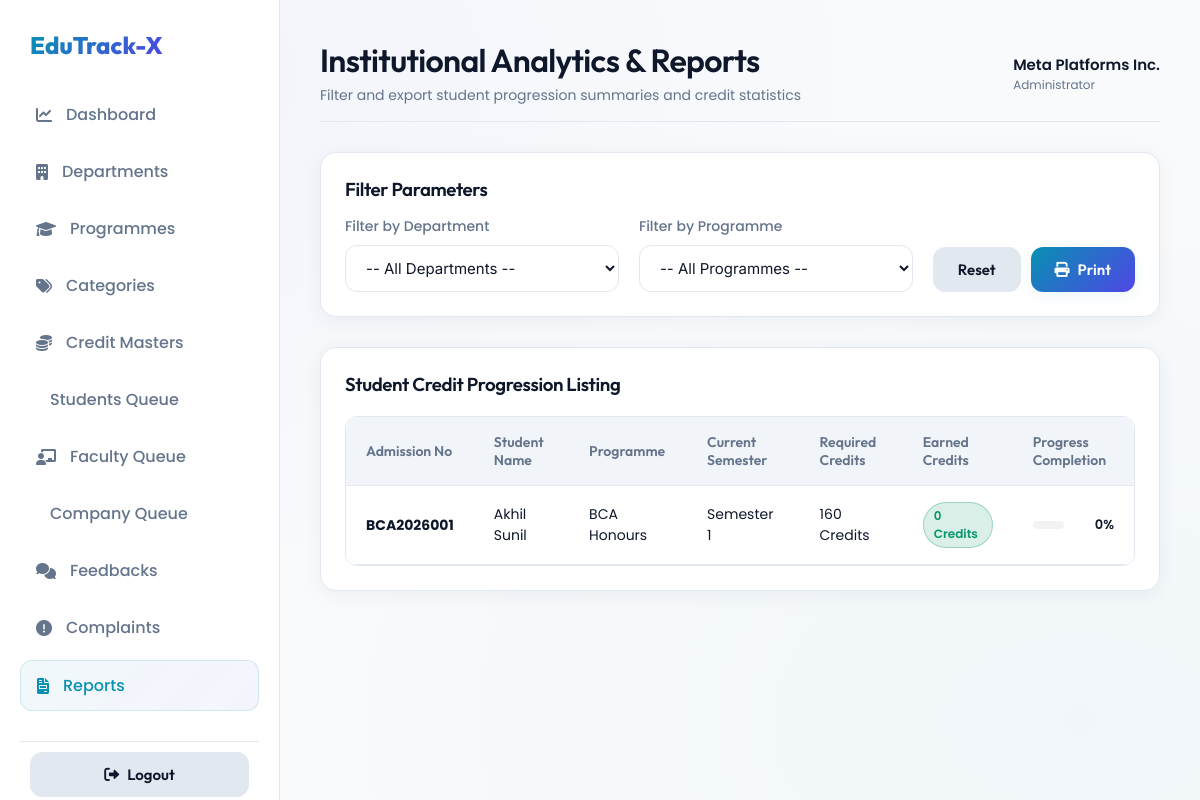
/Administrator/ReportGenerator/ (signed in), run on the app's committed database.
### Guest/models.py (models this page shows)
class tbl_student(models.Model):
    student_id = models.AutoField(primary_key=True)
    programme = models.ForeignKey(tbl_programme, on_delete=models.CASCADE)
    student_name = models.CharField(max_length=100)
    student_gender = models.CharField(max_length=20)
    student_dob = models.DateField()
    student_email = models.EmailField(max_length=100, unique=True)
    student_contact = models.CharField(max_length=20)
    student_address = models.TextField()
    student_admissionno = models.CharField(max_length=50, unique=True)
    student_semester = models.IntegerField(default=1)
    student_photo = models.FileField(upload_to='Assets/StudentDocs/', null=True, blank=True)
    student_password = models.CharField(max_length=60)
    student_status = models.IntegerField(default=0) # 0 = Pending, 1 = Active/Approved, 2 = Rejected
    student_date = models.DateField(auto_now_add=True)

### Administrator/models.py (models this page shows)
class tbl_programme(models.Model):
    programme_id = models.AutoField(primary_key=True)
    department = models.ForeignKey(tbl_department, on_delete=models.CASCADE)
    programme_name = models.CharField(max_length=100)
    programme_duration = models.IntegerField() # Duration in Semesters (e.g. 8)
    programme_totalcredit = models.IntegerField() # Total credits required (e.g. 160)
    programme_status = models.IntegerField(default=1) # 1 = Active, 0 = Inactive

### Administrator/views.py (the view)
# urls.py: path('ReportGenerator/', views.ReportGenerator, name='ReportGenerator'),
def ReportGenerator(request):
    if 'aid' not in request.session:
        return redirect('Guest:Login')
    departments = tbl_department.objects.all()
    programmes = tbl_programme.objects.all()
    dept_filter = request.GET.get('sel_dept')
    prog_filter = request.GET.get('sel_prog')
    students = tbl_student.objects.filter(student_status=1)
    if prog_filter:
        students = students.filter(programme_id=prog_filter)
    elif dept_filter:
        students = students.filter(programme__department_id=dept_filter)
    report_data = []
    for s in students:
        total_earned = tbl_studentcredit.objects.filter(student=s).aggregate(total=Sum('studentcredit_credit'))['total'] or 0
        report_data.append({
            'student': s,
            'earned_credits': total_earned,
            'required_credits': s.programme.programme_totalcredit,
            'completion_rate': min(100, round((total_earned / s.programme.programme_totalcredit) * 100)) if s.programme.programme_totalcredit > 0 else 0
        })
    context = {
        'departments': departments,
        'programmes': programmes,
        'report_data': report_data,
        'selected_dept': int(dept_filter) if dept_filter else None,
        'selected_prog': int(prog_filter) if prog_filter else None
    }
    return render(request, 'Administrator/ReportGenerator.html', context)

### Administrator/Templates/Administrator/ReportGenerator.html (shortened to what this page needs)
{% extends 'Administrator/AdminBase.html' %}
{% block header_title %}Institutional Analytics & Reports{% endblock %}
{% block header_subtitle %}Filter and export student progression summaries and credit statistics{% endblock %}
{% block active_report %}active{% endblock %}
{% block content %}
<div class="glass-card" style="margin-bottom: 30px;">
    <h3>Filter Parameters</h3>
    <form action="" method="get" style="margin-top: 15px; display: grid; grid-template-columns: 2fr 2fr 1fr; gap: 20px; align-items: flex-end;">
        <div class="form-group" style="margin-bottom: 0;">
            <label class="form-label" for="sel_dept">Filter by Department</label>
            <select name="sel_dept" id="sel_dept" onchange="this.form.submit()">
                <option value="">-- All Departments --</option>
            </select>
        </div>
        <div class="form-group" style="margin-bottom: 0;">
            <label class="form-label" for="sel_prog">Filter by Programme</label>
            <select name="sel_prog" id="sel_prog" onchange="this.form.submit()">
                <option value="">-- All Programmes --</option>
            </select>
        </div>
        <div style="display: flex; gap: 10px;">
            <a href="{% url 'Administrator:ReportGenerator' %}" class="btn btn-secondary" style="width: 100%; text-align: center;">Reset</a>
            <button type="button" class="btn btn-primary" onclick="window.print()"><i class="fa-solid fa-print"></i> Print</button>
        </div>
    </form>
</div>
<div class="glass-card">
    <h3 style="margin-bottom: 20px;">Student Credit Progression Listing</h3>
    {% if report_data %}
    <div class="custom-table-container">
        <table class="custom-table">
            <thead>
                <tr>
                    <th>Admission No</th>
                    <th>Student Name</th>
                    <th>Programme</th>
                    <th>Current Semester</th>
                    <th>Required Credits</th>
                    <th>Earned Credits</th>
                    <th>Progress Completion</th>
                </tr>
            </thead>
            <tbody>
                {% for row in report_data %}
                <tr>
                    <td><strong>{{ row.student.student_admissionno }}</strong></td>
                    <td>{{ row.student.student_name }}</td>
                    <td>{{ row.student.programme.programme_name }}</td>
                    <td>Semester {{ row.student.student_semester }}</td>
                    <td>{{ row.required_credits }} Credits</td>
                    <td><span class="badge badge-success">{{ row.earned_credits }} Credits</span></td>
                    <td>
                        <div style="display: flex; align-items: center; gap: 10px; width: 100%;">
                            <div class="progress-container" style="flex: 1;">
                            </div>
                            <span style="font-size: 13px; font-weight: 600; min-width: 40px; text-align: right;">{{ row.completion_rate }}%</span>
                        </div>
                    </td>
                </tr>
                {% endfor %}
            </tbody>
        </table>
    </div>
    {% else %}
    <p style="color: var(--text-muted); text-align: center; margin-top: 30px;">No students match the filter criteria.</p>
    {% endif %}
</div>
{% endblock %}

### static/css/style.css (style rules this page uses)
:root { --bg-dark: #f8fafc; --bg-surface: #ffffff; --border-color: #e2e8f0; --primary: #0891b2; --primary-glow: rgba(8, 145, 178, 0.08); --secondary: #4f46e5; --secondary-glow: rgba(79, 70, 229, 0.08); --accent: #9333ea; --success: #059669; --success-glow: rgba(5, 150, 105, 0.08); --warning: #d97706; --danger: #dc2626; --text-main: #0f172a; --text-muted: #64748b; --font-outfit: 'Outfit', sans-serif; --font-inter: 'Inter', sans-serif; --font-poppins: 'Poppins', sans-serif; --transition-smooth: all 0.3s cubic-bezier(0.4, 0, 0.2, 1); }
* { box-sizing: border-box; margin: 0; padding: 0; }
body { background-color: var(--bg-dark); background-image: radial-gradient(at 10% 10%, rgba(79, 70, 229, 0.03) 0px, transparent 50%), radial-gradient(at 90% 90%, rgba(8, 145, 178, 0.03) 0px, transparent 50%); background-attachment: fixed; color: var(--text-main); font-family: var(--font-poppins); min-height: 100vh; display: flex; flex-direction: column; overflow-x: hidden; }
h1, h2, h3, h4, h5, h6 { font-family: var(--font-outfit); font-weight: 600; color: var(--text-main); letter-spacing: -0.02em; }
a { color: var(--primary); text-decoration: none; transition: var(--transition-smooth); }
.glass-card { background: var(--bg-surface); border: 1px solid var(--border-color); border-radius: 16px; padding: 24px; box-shadow: 0 4px 20px 0 rgba(15, 23, 42, 0.05); transition: var(--transition-smooth); }
.form-group { margin-bottom: 20px; }
.form-label { display: block; font-size: 14px; font-weight: 500; color: var(--text-muted); margin-bottom: 8px; }
.form-control, select, textarea { width: 100%; padding: 12px 16px; background: #ffffff; border: 1px solid var(--border-color); border-radius: 12px; color: var(--text-main); font-family: var(--font-inter); font-size: 15px; transition: var(--transition-smooth); }
option { background-color: #ffffff; color: var(--text-main); }
.btn { display: inline-flex; align-items: center; justify-content: center; gap: 8px; padding: 12px 24px; border-radius: 12px; font-family: var(--font-outfit); font-size: 15px; font-weight: 600; cursor: pointer; transition: var(--transition-smooth); border: none; }
.btn-primary { background: linear-gradient(135deg, var(--primary) 0%, var(--secondary) 100%); color: #ffffff; box-shadow: 0 4px 15px var(--primary-glow); }
.btn-secondary { background: #e2e8f0; color: var(--text-main); border: 1px solid var(--border-color); }
.custom-table-container { width: 100%; overflow-x: auto; border-radius: 12px; border: 1px solid var(--border-color); margin-top: 20px; }
.custom-table { width: 100%; border-collapse: collapse; text-align: left; background: #ffffff; }
.custom-table th { background: #f1f5f9; padding: 16px 20px; font-family: var(--font-outfit); font-size: 14px; font-weight: 600; color: var(--text-muted); border-bottom: 1px solid var(--border-color); }
.custom-table td { padding: 16px 20px; font-size: 14px; border-bottom: 1px solid var(--border-color); color: var(--text-main); vertical-align: middle; }
.badge { display: inline-flex; padding: 4px 10px; border-radius: 9999px; font-size: 12px; font-weight: 600; }
.badge-success { background: rgba(5, 150, 105, 0.15); color: var(--success); border: 1px solid rgba(5, 150, 105, 0.3); }
.progress-container { background: rgba(0, 0, 0, 0.05); border-radius: 8px; height: 8px; width: 100%; overflow: hidden; position: relative; }

### data on the page
tbl_student: student.student_admissionno "BCA2026001", student.student_name "Akhil Sunil", student.programme.programme_name "BCA Honours", student.student_semester "1", required_credits "160", earned_credits "0", completion_rate "0"

### other printed values
{{ request.session.name }} "Meta Platforms Inc."
